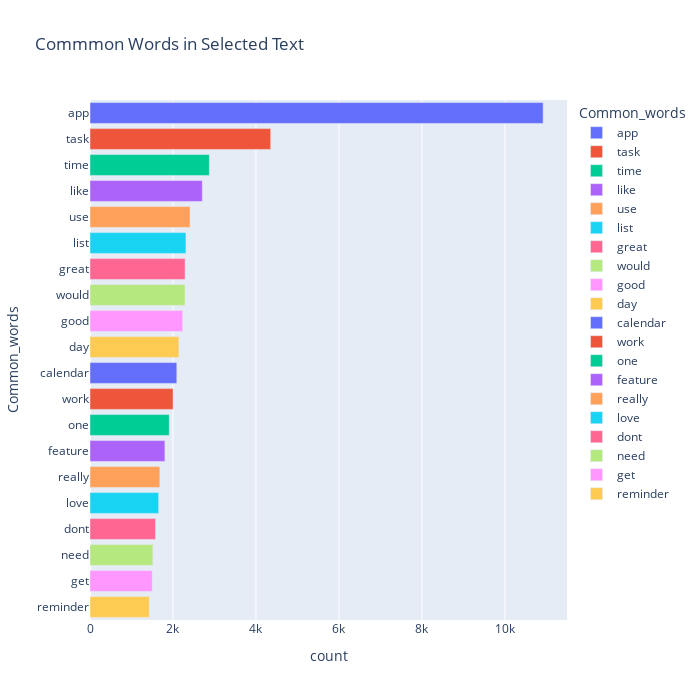

The notebook cell saved with this chart:
### Code cell
fig = px.bar(temp, x="count", y="Common_words", title='Commmon Words in Selected Text', orientation='h', 
             width=700, height=700,color='Common_words')
fig.show()

### Figure 1 — Plotly figure (JSON) as saved in the notebook; plotly's stock layout.template omitted (floating-point values rounded to 4 significant figures)
{"data": [{"alignmentgroup": "True", "hovertemplate": "Common_words=%{y}<br>count=%{x}<extra></extra>", "legendgroup": "app", "marker": {"color": "#636efa"}, "name": "app", "offsetgroup": "app", "orientation": "h", "showlegend": true, "textposition": "auto", "type": "bar", "x": [10921], "xaxis": "x", "y": ["app"], "yaxis": "y"}, {"alignmentgroup": "True", "hovertemplate": "Common_words=%{y}<br>count=%{x}<extra></extra>", "legendgroup": "task", "marker": {"color": "#EF553B"}, "name": "task", "offsetgroup": "task", "orientation": "h", "showlegend": true, "textposition": "auto", "type": "bar", "x": [4355], "xaxis": "x", "y": ["task"], "yaxis": "y"}, {"alignmentgroup": "True", "hovertemplate": "Common_words=%{y}<br>count=%{x}<extra></extra>", "legendgroup": "time", "marker": {"color": "#00cc96"}, "name": "time", "offsetgroup": "time", "orientation": "h", "showlegend": true, "textposition": "auto", "type": "bar", "x": [2876], "xaxis": "x", "y": ["time"], "yaxis": "y"}, {"alignmentgroup": "True", "hovertemplate": "Common_words=%{y}<br>count=%{x}<extra></extra>", "legendgroup": "like", "marker": {"color": "#ab63fa"}, "name": "like", "offsetgroup": "like", "orientation": "h", "showlegend": true, "textposition": "auto", "type": "bar", "x": [2707], "xaxis": "x", "y": ["like"], "yaxis": "y"}, {"alignmentgroup": "True", "hovertemplate": "Common_words=%{y}<br>count=%{x}<extra></extra>", "legendgroup": "use", "marker": {"color": "#FFA15A"}, "name": "use", "offsetgroup": "use", "orientation": "h", "showlegend": true, "textposition": "auto", "type": "bar", "x": [2411], "xaxis": "x", "y": ["use"], "yaxis": "y"}, {"alignmentgroup": "True", "hovertemplate": "Common_words=%{y}<br>count=%{x}<extra></extra>", "legendgroup": "list", "marker": {"color": "#19d3f3"}, "name": "list", "offsetgroup": "list", "orientation": "h", "showlegend": true, "textposition": "auto", "type": "bar", "x": [2312], "xaxis": "x", "y": ["list"], "yaxis": "y"}, {"alignmentgroup": "True", "hovertemplate": "Common_words=%{y}<br>count=%{x}<extra></extra>", "legendgroup": "great", "marker": {"color": "#FF6692"}, "name": "great", "offsetgroup": "great", "orientation": "h", "showlegend": true, "textposition": "auto", "type": "bar", "x": [2292], "xaxis": "x", "y": ["great"], "yaxis": "y"}, {"alignmentgroup": "True", "hovertemplate": "Common_words=%{y}<br>count=%{x}<extra></extra>", "legendgroup": "would", "marker": {"color": "#B6E880"}, "name": "would", "offsetgroup": "would", "orientation": "h", "showlegend": true, "textposition": "auto", "type": "bar", "x": [2290], "xaxis": "x", "y": ["would"], "yaxis": "y"}, {"alignmentgroup": "True", "hovertemplate": "Common_words=%{y}<br>count=%{x}<extra></extra>", "legendgroup": "good", "marker": {"color": "#FF97FF"}, "name": "good", "offsetgroup": "good", "orientation": "h", "showlegend": true, "textposition": "auto", "type": "bar", "x": [2235], "xaxis": "x", "y": ["good"], "yaxis": "y"}, {"alignmentgroup": "True", "hovertemplate": "Common_words=%{y}<br>count=%{x}<extra></extra>", "legendgroup": "day", "marker": {"color": "#FECB52"}, "name": "day", "offsetgroup": "day", "orientation": "h", "showlegend": true, "textposition": "auto", "type": "bar", "x": [2143], "xaxis": "x", "y": ["day"], "yaxis": "y"}, {"alignmentgroup": "True", "hovertemplate": "Common_words=%{y}<br>count=%{x}<extra></extra>", "legendgroup": "calendar", "marker": {"color": "#636efa"}, "name": "calendar", "offsetgroup": "calendar", "orientation": "h", "showlegend": true, "textposition": "auto", "type": "bar", "x": [2092], "xaxis": "x", "y": ["calendar"], "yaxis": "y"}, {"alignmentgroup": "True", "hovertemplate": "Common_words=%{y}<br>count=%{x}<extra></extra>", "legendgroup": "work", "marker": {"color": "#EF553B"}, "name": "work", "offsetgroup": "work", "orientation": "h", "showlegend": true, "textposition": "auto", "type": "bar", "x": [2003], "xaxis": "x", "y": ["work"], "yaxis": "y"}, {"alignmentgroup": "True", "hovertemplate": "Common_words=%{y}<br>count=%{x}<extra></extra>", "legendgroup": "one", "marker": {"color": "#00cc96"}, "name": "one", "offsetgroup": "one", "orientation": "h", "showlegend": true, "textposition": "auto", "type": "bar", "x": [1910], "xaxis": "x", "y": ["one"], "yaxis": "y"}, {"alignmentgroup": "True", "hovertemplate": "Common_words=%{y}<br>count=%{x}<extra></extra>", "legendgroup": "feature", "marker": {"color": "#ab63fa"}, "name": "feature", "offsetgroup": "feature", "orientation": "h", "showlegend": true, "textposition": "auto", "type": "bar", "x": [1805], "xaxis": "x", "y": ["feature"], "yaxis": "y"}, {"alignmentgroup": "True", "hovertemplate": "Common_words=%{y}<br>count=%{x}<extra></extra>", "legendgroup": "really", "marker": {"color": "#FFA15A"}, "name": "really", "offsetgroup": "really", "orientation": "h", "showlegend": true, "textposition": "auto", "type": "bar", "x": [1684], "xaxis": "x", "y": ["really"], "yaxis": "y"}, {"alignmentgroup": "True", "hovertemplate": "Common_words=%{y}<br>count=%{x}<extra></extra>", "legendgroup": "love", "marker": {"color": "#19d3f3"}, "name": "love", "offsetgroup": "love", "orientation": "h", "showlegend": true, "textposition": "auto", "type": "bar", "x": [1654], "xaxis": "x", "y": ["love"], "yaxis": "y"}, {"alignmentgroup": "True", "hovertemplate": "Common_words=%{y}<br>count=%{x}<extra></extra>", "legendgroup": "dont", "marker": {"color": "#FF6692"}, "name": "dont", "offsetgroup": "dont", "orientation": "h", "showlegend": true, "textposition": "auto", "type": "bar", "x": [1580], "xaxis": "x", "y": ["dont"], "yaxis": "y"}, {"alignmentgroup": "True", "hovertemplate": "Common_words=%{y}<br>count=%{x}<extra></extra>", "legendgroup": "need", "marker": {"color": "#B6E880"}, "name": "need", "offsetgroup": "need", "orientation": "h", "showlegend": true, "textposition": "auto", "type": "bar", "x": [1516], "xaxis": "x", "y": ["need"], "yaxis": "y"}, {"alignmentgroup": "True", "hovertemplate": "Common_words=%{y}<br>count=%{x}<extra></extra>", "legendgroup": "get", "marker": {"color": "#FF97FF"}, "name": "get", "offsetgroup": "get", "orientation": "h", "showlegend": true, "textposition": "auto", "type": "bar", "x": [1499], "xaxis": "x", "y": ["get"], "yaxis": "y"}, {"alignmentgroup": "True", "hovertemplate": "Common_words=%{y}<br>count=%{x}<extra></extra>", "legendgroup": "reminder", "marker": {"color": "#FECB52"}, "name": "reminder", "offsetgroup": "reminder", "orientation": "h", "showlegend": true, "textposition": "auto", "type": "bar", "x": [1428], "xaxis": "x", "y": ["reminder"], "yaxis": "y"}], "layout": {"barmode": "relative", "height": 700, "legend": {"title": {"text": "Common_words"}, "tracegroupgap": 0}, "title": {"text": "Commmon Words in Selected Text"}, "width": 700, "xaxis": {"anchor": "y", "domain": [0, 1], "title": {"text": "count"}}, "yaxis": {"anchor": "x", "categoryarray": ["reminder", "get", "need", "dont", "love", "really", "feature", "one", "work", "calendar", "day", "good", "would", "great", "list", "use", "like", "time", "task", "app"], "categoryorder": "array", "domain": [0, 1], "title": {"text": "Common_words"}}}}
